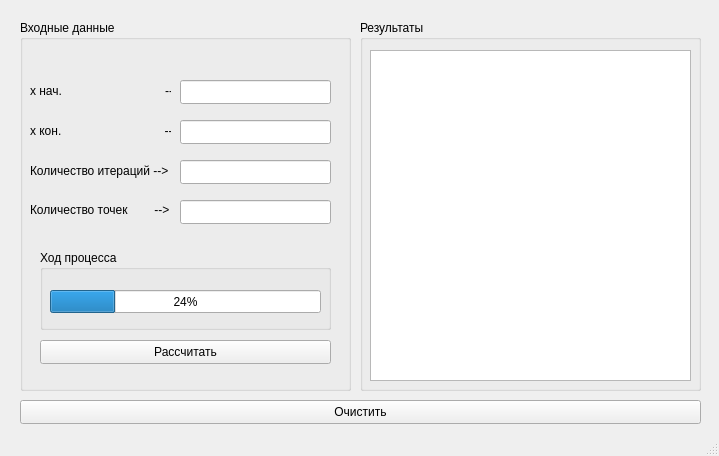
<?xml version="1.0" encoding="UTF-8"?>
<ui version="4.0">
 <class>MainWindow</class>
 <widget class="QMainWindow" name="MainWindow">
  <property name="geometry">
   <rect>
    <x>0</x>
    <y>0</y>
    <width>719</width>
    <height>456</height>
   </rect>
  </property>
  <property name="windowTitle">
   <string>MainWindow</string>
  </property>
  <widget class="QWidget" name="centralwidget">
   <widget class="QGroupBox" name="groupBox">
    <property name="geometry">
     <rect>
      <x>20</x>
      <y>20</y>
      <width>331</width>
      <height>371</height>
     </rect>
    </property>
    <property name="title">
     <string>Входные данные</string>
    </property>
    <widget class="QPushButton" name="calculatePushButton">
     <property name="geometry">
      <rect>
       <x>20</x>
       <y>320</y>
       <width>291</width>
       <height>24</height>
      </rect>
     </property>
     <property name="text">
      <string>Рассчитать</string>
     </property>
    </widget>
    <widget class="QLineEdit" name="xpLineEdit">
     <property name="geometry">
      <rect>
       <x>160</x>
       <y>60</y>
       <width>151</width>
       <height>24</height>
      </rect>
     </property>
    </widget>
    <widget class="QLineEdit" name="xkLineEdit">
     <property name="geometry">
      <rect>
       <x>160</x>
       <y>100</y>
       <width>151</width>
       <height>24</height>
      </rect>
     </property>
    </widget>
    <widget class="QLabel" name="label">
     <property name="geometry">
      <rect>
       <x>10</x>
       <y>60</y>
       <width>141</width>
       <height>21</height>
      </rect>
     </property>
     <property name="text">
      <string>x нач.                               --&gt;</string>
     </property>
    </widget>
    <widget class="QLabel" name="label_2">
     <property name="geometry">
      <rect>
       <x>10</x>
       <y>100</y>
       <width>141</width>
       <height>21</height>
      </rect>
     </property>
     <property name="text">
      <string>x кон.                               --&gt; </string>
     </property>
    </widget>
    <widget class="QGroupBox" name="groupBox_3">
     <property name="geometry">
      <rect>
       <x>20</x>
       <y>230</y>
       <width>291</width>
       <height>80</height>
      </rect>
     </property>
     <property name="title">
      <string>Ход процесса</string>
     </property>
     <widget class="QProgressBar" name="progressBar">
      <property name="geometry">
       <rect>
        <x>10</x>
        <y>40</y>
        <width>271</width>
        <height>23</height>
       </rect>
      </property>
      <property name="value">
       <number>24</number>
      </property>
     </widget>
    </widget>
    <widget class="QLineEdit" name="iterLineEdit">
     <property name="geometry">
      <rect>
       <x>160</x>
       <y>140</y>
       <width>151</width>
       <height>24</height>
      </rect>
     </property>
    </widget>
    <widget class="QLabel" name="label_3">
     <property name="geometry">
      <rect>
       <x>10</x>
       <y>140</y>
       <width>141</width>
       <height>21</height>
      </rect>
     </property>
     <property name="text">
      <string>Количество итераций --&gt;</string>
     </property>
    </widget>
    <widget class="QLabel" name="label_4">
     <property name="geometry">
      <rect>
       <x>10</x>
       <y>180</y>
       <width>141</width>
       <height>20</height>
      </rect>
     </property>
     <property name="text">
      <string>Количество точек        --&gt;</string>
     </property>
    </widget>
    <widget class="QLineEdit" name="pointLineEdit">
     <property name="geometry">
      <rect>
       <x>160</x>
       <y>180</y>
       <width>151</width>
       <height>24</height>
      </rect>
     </property>
    </widget>
   </widget>
   <widget class="QGroupBox" name="groupBox_2">
    <property name="geometry">
     <rect>
      <x>360</x>
      <y>20</y>
      <width>341</width>
      <height>371</height>
     </rect>
    </property>
    <property name="title">
     <string>Результаты</string>
    </property>
    <widget class="QListWidget" name="listWidget">
     <property name="geometry">
      <rect>
       <x>10</x>
       <y>30</y>
       <width>321</width>
       <height>331</height>
      </rect>
     </property>
    </widget>
   </widget>
   <widget class="QPushButton" name="clearPushButton">
    <property name="geometry">
     <rect>
      <x>20</x>
      <y>400</y>
      <width>681</width>
      <height>24</height>
     </rect>
    </property>
    <property name="text">
     <string>Очистить</string>
    </property>
   </widget>
  </widget>
  <widget class="QMenuBar" name="menubar">
   <property name="geometry">
    <rect>
     <x>0</x>
     <y>0</y>
     <width>719</width>
     <height>21</height>
    </rect>
   </property>
  </widget>
  <widget class="QStatusBar" name="statusbar"/>
 </widget>
 <resources/>
 <connections/>
</ui>
